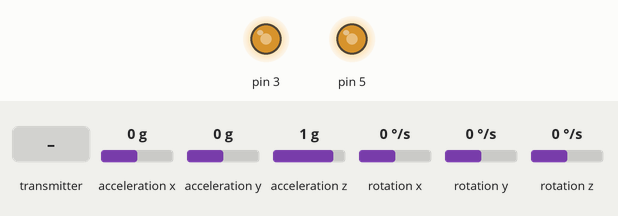
This sketch was run on a simulated Arduino Uno, built with avr-gcc and run on an emulated ATmega328P. Shown: output pins drawn as LEDs (lit = HIGH). The test bench sets the inputs (shaded band); at power-on: acceleration x 0 g, acceleration y 0 g, acceleration z 1 g, rotation x 0 °/s, rotation y 0 °/s, rotation z 0 °/s. No radio packets arrive unless stated.

Above: at 4.2 s.
4.3 s: acceleration x set to -1.4 g
At 5.5 s:
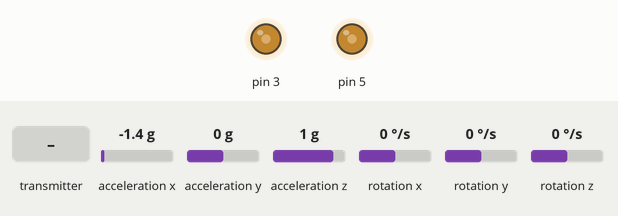
5.8 s: acceleration y set to -0.8 g
At 7.0 s:
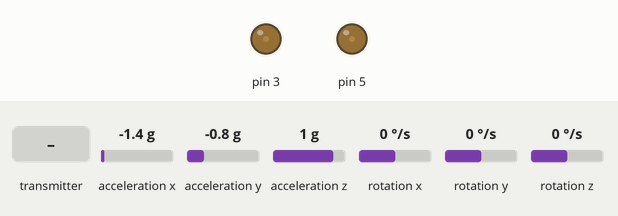
7.3 s: the transmitter starts sending pitch = 256
At 8.4 s:
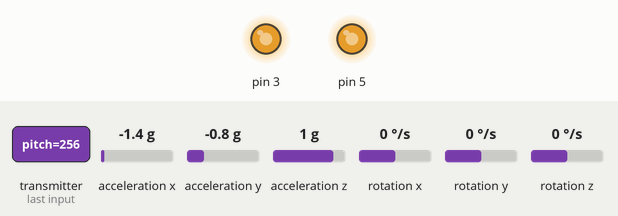
8.8 s: the transmitter starts sending pitch = 0
At 9.4 s:
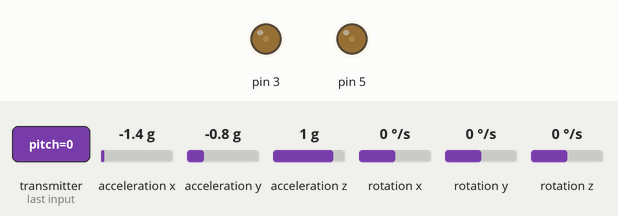
10.3 s: the transmitter starts sending pitch = 512
At 10.9 s:
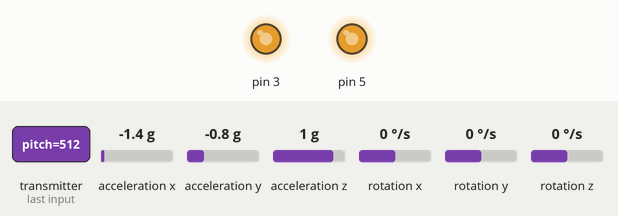
11.8 s: acceleration z set to -1.4 g
At 12.3 s:
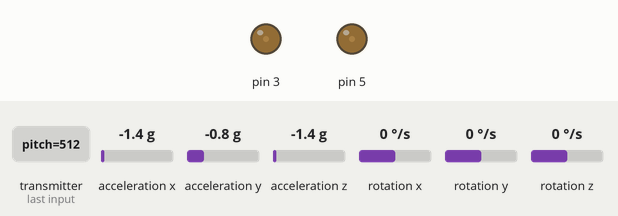
Timing chart, 0 to 14.3 s (numbered marks = the images above; inputs shaded):
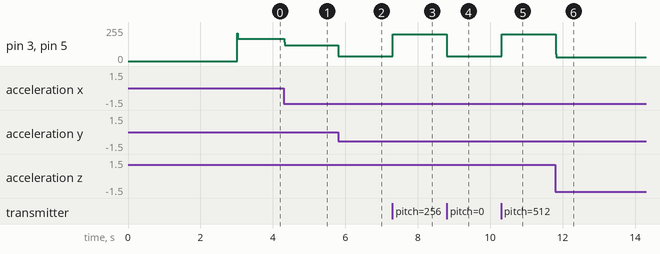

Measured:
- after the input at 4.3 s, pin 3, pin 5: 166/255 → 120/255 at once
- after the input at 5.8 s, pin 3, pin 5: 120/255 → 35/255 at once
- after the input at 7.3 s, pin 3, pin 5: 35/255 → 199/255 at once
- after the input at 8.8 s, pin 3, pin 5: 199/255 → 35/255 at once
- after the input at 10.3 s, pin 3, pin 5: 35/255 → 199/255 at once
- after the input at 11.8 s, pin 3, pin 5: 199/255 → 28/255 at once

The sketch:

NDI_wheelieBot5.ino
```cpp
/*
 * Wheelie Bot: VERSION 2 - NDI
 *
 * Controller for arduino powered two wheeled robot using nonlinear dynamic inversion
 *
 * Equation of motion:
 *
 * F = [x_2d]*(M + m) - mL[phi_2d]*cos(phi) + mL[phi_1d]^2*sin(phi)
 *
 *
 * Sum of moments about pivot point:
 *
 * T + mgL*sin(phi) = [phi_2d]*(I_g + mL^2) - mL[x_2d]*cos(phi)
 *
 * LET:
 * F = horizontal force to keep robot standing (N)
 * T = motor torque (1 oz-in = 13.887386 kg-cm)
 * m = mass of body (kg)
 * M = mass of body + wheels (kg)
 * L = distance to body center of gravity (m)
 * I_g = moment of inertia about pivot point (kg-m^2)
 * g = gravitational (vertical) acceleration (9.81 m/s^2)
 * [x_2d] = horizontal acceleration (m/s^2)
 * phi = angle away from vertical (rad)
 * [phi_1d] = angular velocity from vertical (rad/s)
 * [phi_2d] = angular acceleration from vertical (rad/s^2)
 *
 * Control Law:
 *
 * [phi_2d] = [phi_2desired] + k_1*([phi_1desired] - [phi_1d]) + k_2*([phi_desired] - phi)
 *
 * Rearranging moment equation and control law for [phi_2d]
 *
 * T - [phi_2d]*(I_g + mL^2) + mL*([x_2d]*cos(phi) + g*sin(phi)) = [phi_2desired] + k_1*([phi_1desired] - [phi_1d]) + k_2*([phi_desired] - phi)
 *
 * Simplify by assuming [phi_2desired] = [phi_1desired] = 0
 *
 * Solve for T which becomes the motor command
 *
 * T = k_2*([phi_desired] - phi) - k_1*[phi_1d] + [phi_2d]*(I_g + mL^2) - mL*([x_2d]*cos(phi) + g*sin(phi))
 *
 * SETUP Rev 1:
 *
 * MPU6050 -> Arduino
 * Vcc -> 5v
 * GND
 * SCL -> Pin A5
 * SDA -> Pin A4
 * INT -> Pin 2
 *
 * NRF24L01 Radio -> Arduino
 * Pin 1 - GND
 * Pin 2 - CE    -> Pin 7
 * Pin 3 - SCK   -> Pin 13
 * Pin 4 - MISO  -> Pin 12
 * Pin 5 - IRQ   -> NC
 * Pin 6 - MOSI  -> Pin 11
 * Pin 7 - CSN   -> Pin 8
 * Pin 8 - 3v3 (5v if using radio helper block)
 *
 */

// Libraries to communicate with MPU
#include <MPU6050_tockn.h>
#include <SPI.h>
#include <nRF24L01.h>
#include <RF24.h>
#include <Wire.h>

#define w_n 6  // Increase for faster response time
#define zeta 1 // Decrease if model is less accurate, 1 = no overshoot

#define m_a 0.8 // Mass of body arm (kg)
#define L_a 0.05 // Length to center of gravity (m)
#define Ig_a 0.0115 // Moment of intertia for arm about pivot point (kg-m^2)

#define stp 100 // sampling rate (Hz)
#define MAX_ANGLE 20 // Maximum Angle (degrees)
#define DEFAULT_OFFSET 90 // default equipment offset

#define LMD 6 // Left Motor Direction Pin
#define LMS 3 // Left Motor Speed Pin (PWM)
#define RMD 9 // Right Motor Direction Pin
#define RMS 5 // Right Motor Speed Pin (PWM)


// Define transmission datarate for NRF24L01
#define DATARATE RF24_2MBPS

// Instantiate the communication radio
RF24 radio(7,8); // CE, CSN
const uint64_t pipes[2] = {000001,000002};

// Instantiate the MPU
MPU6050 mpu6050(Wire);
// The MPU I got from amazon FUCKING SUCKS ASS, so I need to waste precious variable space on offset calculations in setup
float X_offset;
float Y_offset;
float Z_offset;
float X_acc_offset;
float Y_acc_offset;
float Z_acc_offset;

// Communication definition structure for sending data through radio
typedef struct {
  int pitch;
  int yaw;
} commDef;

long timer; // Tracks clock for state update
float theta_des = 0; // Desired angle

//float pitch_cmd_max = 1; // maximum value from NDI calculation
float theta_prev1 =0; // Previous angle measurement
float theta_prev2 =0; // Angle measurement from 2 cycles ago

void setMotor(float pit_cmd, float yaw_cmd, int lm_dir, int lm_pwm, int rm_dir, int rm_pwm, int max_theta) {
  /*
   * Sets motor commands and writes appropriate output to pins.
   *
   * pit_cmd = pitch command to maintain balance and keep direction
   * yaw_cmd = yaw command to turn the bot
   *
   * lm_dir = pin to determine the motor direction for the left motor
   * lm_pwm = pin that gets the desired motor speed command
   *
   * rm_dir = pin to determin the motor direction for the right motor
   * rm_pwm = pin that gets the desired motor speed command
   */
   float lambda_L;
   float lambda_R;
   // Determine overall forward or backward command with the turning command
  if(yaw_cmd > 0) {
    lambda_L = pit_cmd + yaw_cmd;
    lambda_R = pit_cmd - yaw_cmd;
  } else {
    lambda_L = pit_cmd - yaw_cmd;
    lambda_R = pit_cmd + yaw_cmd;
  }
  if(lambda_L > 0) {
    digitalWrite(rm_dir, HIGH);
  } else {
    digitalWrite(rm_dir, LOW);
  }
  if(lambda_R > 0) {
    digitalWrite(lm_dir, HIGH);
  } else {
    digitalWrite(lm_dir, LOW);
  }
   lambda_L = map(abs(lambda_L), 0, max_theta, 0, 255);
   lambda_R = map(abs(lambda_R), 0, max_theta, 0, 255);
   analogWrite(lm_pwm, lambda_L);
   analogWrite(rm_pwm, lambda_R);
}

// Numeric differentiation for first derivative by backward finite divided difference
float dot(float curr, float prev, float hgt) {
return((curr - prev) / hgt);
}

// Numeric differentiation for second derivative by backward finite divided difference
float dbl_dot(float curr, float prev1, float prev2, float hgt) {
return((curr - 2*prev1 + prev2) / hgt);
}

// Setup initialization commands
void setup() {
Serial.begin(115200);
radio.begin();
//radio.openWritingPipe(addresses[0]); // 000001
radio.openReadingPipe(1,pipes[0]); // 000002
radio.setDataRate(DATARATE);
radio.setPALevel(RF24_PA_MAX);
radio.setChannel(0x34);
//radio.setAutoAck( true );
//radio.printDetails();
radio.powerUp();
radio.startListening();

Wire.begin();
mpu6050.begin();
mpu6050.calcGyroOffsets(true);
mpu6050.update();
X_offset = mpu6050.getAngleX();
Y_offset = mpu6050.getAngleY() - DEFAULT_OFFSET;
Z_offset = mpu6050.getAngleZ();
X_acc_offset = mpu6050.getAccX();
Y_acc_offset = mpu6050.getAccY();
Z_acc_offset = mpu6050.getAccZ();
}

// Main program
void loop() {
  int yaw_des = 0;
  radio.startListening();
  if(radio.available()) {
  while(radio.available()) {
    commDef joystick;


    radio.read(&joystick, sizeof(joystick));
    theta_des = joystick.pitch;
    }
  }
  if(millis() - timer > (1000/stp)) {
  // Update the MPU measurements
      mpu6050.update();
      float theta_meas = (mpu6050.getAngleY()-Y_offset)*(PI/180); // current measured angle
      float theta_dot = dot(theta_meas, theta_prev1,1000/stp); // calculated angular rate
      float theta_dbl_dot = dbl_dot(theta_meas, theta_prev1, theta_prev2, 1000/stp); // calculated angular acceleration
      float x_dbl_dot = (mpu6050.getAccY() - Y_acc_offset)*9.81; // measured x-acceleration
      float z_dbl_dot = (mpu6050.getAccX() - X_acc_offset)*9.81; // measured z-acceleration
      float k_1 = 2*zeta*w_n; // Knowledge of system
      float k_2 = w_n*w_n; // Controller response time
      // Compute torque command to be sent to motor
      float pitch_cmd = k_2*(theta_des - theta_meas) - k_1*theta_dot + theta_dbl_dot*(Ig_a + m_a*L_a*L_a) - m_a*L_a*(x_dbl_dot*cos(theta_meas) + z_dbl_dot*sin(theta_meas));
      setMotor(pitch_cmd, yaw_des, LMD, LMS, RMD, RMS, k_2*MAX_ANGLE*PI/180);
      // Cycle variables used for tracking derivatives
      theta_prev2 = theta_prev1;
      theta_prev1 = theta_meas;
//      Serial.println(t_cmd);
      timer = millis();
    }
}
```
